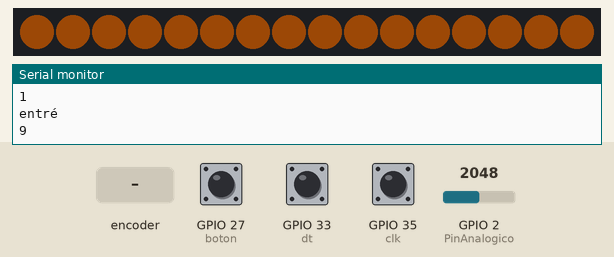
The sketch below on a simulated ESP32. On the bench: 16 RGB LEDs in strip order, left to right, the last lines printed to the serial monitor. Inputs (shaded band) come from the test bench; at power-on: GPIO 2 (PinAnalogico) = 2048, GPIO 27 (boton) HIGH, GPIO 33 (dt) HIGH, GPIO 35 (clk) HIGH. Dim RGB values are drawn brighter than linear; the local clock reads 2024-03-15 10:24:30 at power-on unless the sketch sets it.

Above: at 1.2 s.
1.3 s: GPIO 2 (PinAnalogico) set to 1752
2.8 s: GPIO 27 (boton) pulled LOW for 0.15 s
At 3.6 s:
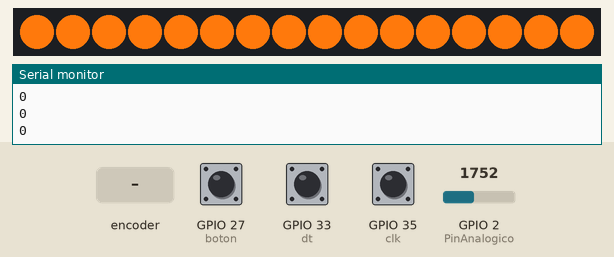
4.4 s: rotary encoder on GPIO 35 (clk) / GPIO 33 (dt) turned 3 steps (first pin leading)
6.5 s: rotary encoder on GPIO 35 (clk) / GPIO 33 (dt) turned 1 step (first pin leading)
Timing chart, 0 to 9.2 s (numbered marks = the images above; inputs shaded):
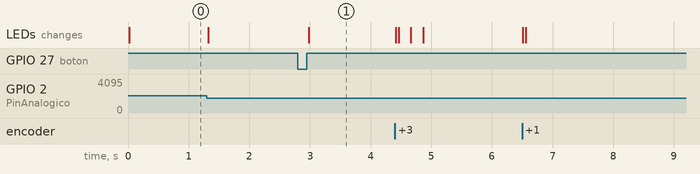

Measured:
- after the input at 2.8 s, the LEDs: change after 0.18 s (image 1)

The sketch:

sketch_may22a.ino
```cpp
#include <Adafruit_NeoPixel.h> //Incluimos la librería del modulo LED en el código

#include "RTClib.h" //Incluimos la librería del reloj en el código

RTC_DS3231 rtc; //Declaracion de la variable reloj

// Pin del boton que cambia de cambio de intensidad por ldr o potenciometro
int boton = 27;
int boton2 = 26;
const int tiempoAntirrebote = 10; // tiempo en ms para evitar el rebote

// Pin del Arduino al cual conectamos el DIN del primer led en la cadena
#define PIN 4

// Número de píxeles encadenados
#define NUMPIXELS 16 //Se modifica este numero según el arreglo de LEDs con el que cuentes

// Inicializamos nuestro objeto "pixeles"
Adafruit_NeoPixel pixels(NUMPIXELS, PIN, NEO_GRB + NEO_KHZ800);

//Conexión del ldr
int PinAnalogico=2;

//Inicialización de variables

int valorLDR;
bool selector;

//Definicion de variables del encoder
#define DELAYVAL 500 //timpo de espera en ms
#define clk 35
#define dt 33
int contador = 1;
int aEstado;
int aUltEstado;
int estadoBotonAnterior;

void setup() {
  Serial.begin(9600);
  pixels.begin(); // Inicializamos el objeto "pixeles"
  pinMode(boton,  INPUT_PULLUP); //setup del boton
  //Setup del encoder
  pinMode (clk,INPUT);
  pinMode (dt,INPUT);
  aUltEstado = digitalRead(clk);
  //Condiciones del reloj
  #ifndef ESP8266
  while (!Serial); // wait for serial port to connect. Needed for native USB
  #endif

  if (! rtc.begin()) {
    Serial.println("Couldn't find RTC");
    Serial.flush();
    while (1) delay(10);
  }

  if (rtc.lostPower()) {
    Serial.println("RTC lost power, let's set the time!");
    // When time needs to be set on a new device, or after a power loss, the
    // following line sets the RTC to the date & time this sketch was compiled
    rtc.adjust(DateTime(F(__DATE__), F(__TIME__)));
    // This line sets the RTC with an explicit date & time, for example to set
    // January 21, 2014 at 3am you would call:
    //rtc.adjust(DateTime(2023, 4, 10, 0, 0, 0));
  }

}

void loop() {

  lecturaldr();
  lecturaboton();
  //lecturaboton2();
  lecturaencoder();
  DateTime now = rtc.now();
  unsigned long seconds = (now.unixtime() % 86400); //Se definen los segundos del dia para actualizar el color s/ hora
  int ldr = levelFunction(valorLDR); //Pasa el valor de ldr a uno de los 16 niveles
  int intensidad = seleccionador(selector, ldr, contador); //Se define s/ el valor del boton si se actualiza segun luz ambiente o encoder

  // El primer pixel de una cadena es el #0, el segundo es el #1, y así sucesivamente
  // hasta el npumero de pixeles menos uno
  for(int i=0; i<NUMPIXELS; i++) { // Para cada pixel...


    // Modificamos el LED #i, encendiendolo con un color verde moderadamente brillante
    pixels.setPixelColor(i, pixels.Color(255/intensidad,greenFunction(seconds)/intensidad,blueFunction(seconds)/intensidad));

    pixels.show(); // Mandamos todos los colores con la actualización hecha

  }
}

int levelFunction(int x){
  if(x<256){return 1;}
  if(x<512){return 2;}
  if(x<768){return 3;}
  if(x<1024){return 4;}
  if(x<1280){return 5;}
  if(x<1536){return 6;}
  if(x<1792){return 7;}
  if(x<2048){return 8;}
  if(x<2304){return 9;}
  if(x<2560){return 10;}
  if(x<2816){return 11;}
  if(x<3072){return 12;}
  if(x<3328){return 13;}
  if(x<3584){return 14;}
  if(x<3840){return 15;}
  if(x<=4095){return 16;}
}

void lecturaldr(){
  valorLDR=analogRead(PinAnalogico); //Se lee la información del pin
}

void lecturaboton(){
    int estado = digitalRead(boton); //Lee la informacion del boton
      if(estado != estadoBotonAnterior) //Si el estado cambia es porque se pulsó y se seleccionó la opción contraria
    {
      if(antirrebote(boton)) //Evita el debouncing
      {
        if(selector == true){selector = false;}
        else{selector = true;}
      }
    }
    estadoBotonAnterior = estado; //Se actualiza el estado del boton
}


void lecturaencoder(){
  aEstado = digitalRead(clk); // Leo el estado actual de clk
   // Si el estado previo y el estado actual de CLK son diferentes significa que ocurrio un pulso
  if (aEstado != aUltEstado){
    // Si el estado de DT es diferente al de CLK significa que se roto
    if (digitalRead(dt) != aEstado) {
      if (contador<16){ //Para limitar 16 niveles
      contador ++;} //modifica el contador que cambia la intensidad del led
   } else {
     if (contador>1){
     contador --;}

     }
     Serial.print("Posicion: ");
     Serial.println(contador);
   }
  aUltEstado = aEstado; // Actualiza el ultimo estado de CLK con el estado actual
}


int seleccionador(int estado, int ldr, int contador){
  Serial.println(estado);
  if(estado == HIGH){Serial.println("entré");Serial.println(ldr); return ldr;}
  else{return contador;}
}
  boolean antirrebote(int pin)
  {
    int contador = 0;
    boolean estado;
    boolean estadoAnterior;

    do
    {
      estado = digitalRead(pin);
      if(estado != estadoAnterior)
      {
        contador = 0;
        estadoAnterior = estado;
      }
      else
      {
        contador = contador+ 1;
      }
      delay(1);
    } while(contador < tiempoAntirrebote);

    return estado;
  }

  int greenFunction(int x){
    if (x<=18000){return 0;}
    if(x<=21600){return 0.0111*x-200;}
    if(x<=32400){return 0.0037*x-40;}
    if(x<=39600){return 0.00806*x-181;}
    if(x<=46800){return 0.00278*x+28;}
   if (x<= 50400){return 0.0081*x-245;}
   if (x<=54000){return -0.00861*x + 623;}
   if(x<=61200){return -0.00278*x + 308;}
   if(x<= 68400){return -0.00806*x + 631;}
   if(x<=75600){return -0.00556*x + 460;}
   return 0;
  }
  int blueFunction(int x){
   if (x<=32400){return 0;}
   if (x<= 39600){return 0.0025*x-81;}
   if(x<=46800){return 0.01*x-378;}
   if(x<=50400){return 0.0194*x-820;}
   if(x<=54000){return -0.0194*x + 1140;}
   if(x<=61200){return -0.01*x + 630;}
   if (x<=68400){return -0.0025*x + 171;}
   return 0;
  }
```
